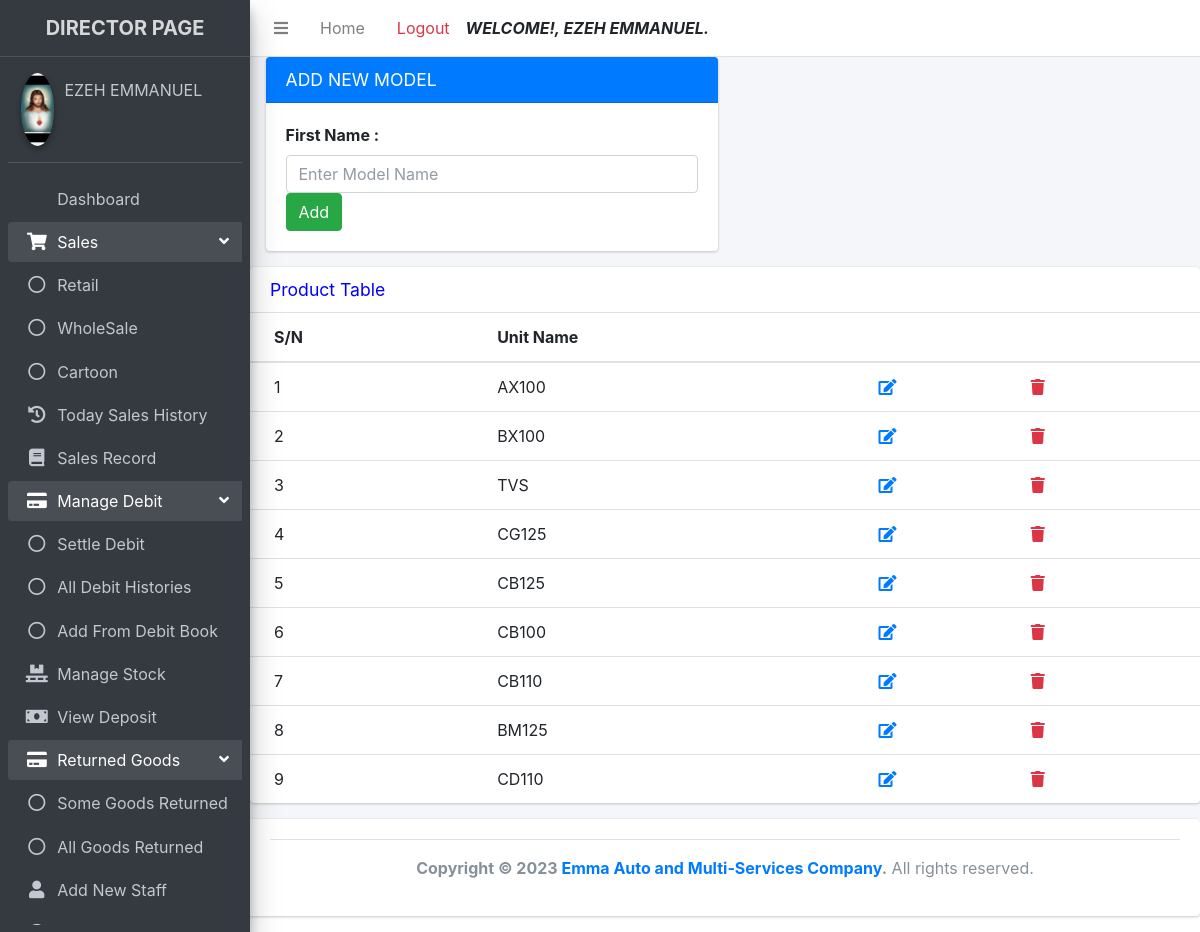
Page /director/add_new_unit.php (signed in) on the committed database.
### tables this page shows
CREATE TABLE `registered` (
  `id` int(11) NOT NULL AUTO_INCREMENT,
  `firstname` varchar(255) NOT NULL,
  `lastname` varchar(255) NOT NULL,
  `username` varchar(255) NOT NULL,
  `password` varchar(255) NOT NULL,
  `role` varchar(10) NOT NULL,
  `passport` varchar(255) NOT NULL,
  `status` varchar(10) NOT NULL,
  `date_registered` timestamp NOT NULL DEFAULT current_timestamp(),
  PRIMARY KEY (`id`)
);

CREATE TABLE `unit` (
  `id` int(11) NOT NULL AUTO_INCREMENT,
  `unitname` varchar(255) NOT NULL,
  PRIMARY KEY (`id`)
);

### director/add_new_unit.php (the view, shortened to what this page needs)
<?php
include "includes/header.php";
include "includes/navbar.php";
include "includes/sidebar.php";
?>
<section class="content">
  <div class="container-fluid">
    <div class="row">
      <div class="col-md-6">
        <div class="card card-primary">
          <div class="card-header">
            <h3 class="card-title text-white">ADD NEW MODEL</h3>
          </div>
          <form action="add_new_unit.php" method="post" class="form-horizontal">
            <div class="card-body">
                    <div class="control-group">
                      <label class="control-label">First Name :</label>
                      <div class="controls">
                        <input type="text" class="form-control" name="unitname" placeholder="Enter Model Name" Required />
                      </div>
                    </div>
                    <div class="form-actions">
                      <input type="submit" name="add" class="btn btn-success" value="Add">
                    </div>
                  </form>
</div>
    </div>
</section>
<div class="row">
  <div class="col-12">
    <div class="card">
      <div class="card-header">
        <h3 class="card-title">Product Table</h3>
      </div>
      <div class="card-body table-responsive p-0">
        <table class="table table-hover text-nowrap">
              <thead>
                <tr>
                  <th>S/N</th>
                  <th>Unit Name</th>
                  <th></th>
                  <th></th>
                </tr>
              </thead>
              <tbody>
                <?php
                $id = 1;
                $user = new Model();
                  $select = $user->showUnit();
                 while ($row = mysqli_fetch_array($select)){?>
                 <tr>
                  <td><?php echo $id++ ?></td>
                  <td><?php echo $row['unitname'] ?></td>
                  <td><a href="edit_unit.php?id=<?php echo $row['id'] ?>"><i class="fa fa-edit"></i></a></td>
                  <td><a href="add_new_unit.php?id=<?php echo $row['id'] ?>"><i class="fa fa-trash text-danger"></i></a></td>
                  </tr>
              <?php }
                ?>
              </tbody>
            </table>
            </div>
        </div>
            </div>
          </div>
    </div>
</div>
<?php
include "includes/footer.php";
?>

### director/includes/sidebar.php (shortened to what this page needs)
<aside class="main-sidebar sidebar-dark-primary elevation-4">
  <a href="#" class="brand-link text-center">
    <span class="brand-text font-weight-bold">DIRECTOR PAGE</span>
  </a>
  <div class="sidebar">
    <div class="user-panel mt-3 pb-3 mb-3 d-flex">
      <div class="image">
        <img src="<?php $mod = new Model; $mod->displayPassport();?>" class="img-circle elevation-2">
      </div>
      <div class="info">
        <a href="#" class="d-block"><?php echo $_SESSION["directorfullname"]?></a>
      </div>
    </div>
    <nav class="mt-2">
      <ul class="nav nav-pills nav-sidebar flex-column" data-widget="treeview" role="menu" data-accordion="false">
        <li class="nav-item">
          <a href="dashboard.php" class="nav-link <?php if ($_SERVER['PHP_SELF'] == '/emma_auto_investment/director/dashboard.php'){ echo "active"; } ?> ">
             <p>
                Dashboard
            </p>
         </a>
       </li>
       <li class="nav-item has-treeview menu-open">
          <a href="#" class="nav-link <?php if (($_SERVER['PHP_SELF'] == '/emma_auto_investment/director/retail.php') OR ($_SERVER['PHP_SELF'] == '/emma_auto_investment/director/wholesale.php') OR ($_SERVER['PHP_SELF'] == '/emma_auto_investment/director/carton.php')){ echo "active"; } ?>">
            <i class="nav-icon fas fa-shopping-cart"></i>
            <p>
              Sales
              <i class="right fas fa-angle-left"></i>
            </p>
          </a>
          <ul class="nav nav-treeview">
            <li class="nav-item">
              <a href="retail.php" class="nav-link  <?php if ($_SERVER['PHP_SELF'] == '/emma_auto_investment/director/retail.php'){ echo "active"; } ?>">
                <i class="far fa-circle nav-icon"></i>
                <p>Retail</p>
              </a>
            </li>
            <li class="nav-item">
              <a href="wholesales.php" class="nav-link  <?php if ($_SERVER['PHP_SELF'] == '/emma_auto_investment/director/wholesales.php'){ echo "active"; } ?>">
                <i class="far fa-circle nav-icon"></i>
                <p>WholeSale</p>
              </a>
            </li>
            <li class="nav-item">
              <a href="cartoon.php" class="nav-link  <?php if ($_SERVER['PHP_SELF'] == '/emma_auto_investment/director/cartoon.php'){ echo "active"; } ?>">
                <i class="far fa-circle nav-icon"></i>
                <p>Cartoon</p>
              </a>
            </li>
          </ul>
        </li>
       <li class="nav-item">
          <a href="sales_history.php" class="nav-link <?php if ($_SERVER['PHP_SELF'] == '/emma_auto_investment/director/sales_history.php'){ echo "active"; } ?>">
            <i class="nav-icon fa fa-history"></i>
             <p>
               Today Sales History
            </p>
         </a>
     </li>
     <li class="nav-item">
          <a href="search_record.php" class="nav-link <?php if ($_SERVER['PHP_SELF'] == '/emma_auto_investment/director/search_record.php'){ echo "active"; } ?>">
            <i class="nav-icon fa fa-book"></i>
             <p>
                Sales Record
            </p>
         </a>
     </li>
     <li class="nav-item has-treeview menu-open">
          <a href="#" class="nav-link <?php if (($_SERVER['PHP_SELF'] == '/emma_auto_investment/director/settle_debit.php') OR ($_SERVER['PHP_SELF'] == '/emma_auto_investment/director/debit_history.php') OR ($_SERVER['PHP_SELF'] == '/emma_auto_investment/director/debit_book.php')){ echo "active"; } ?>">
            <i class="nav-icon fa fa-credit-card"></i>
            <p>
              Manage Debit
              <i class="right fas fa-angle-left"></i>
            </p>
          </a>
          <ul class="nav nav-treeview">
            <li class="nav-item">
              <a href="settle_debit.php" class="nav-link  <?php if ($_SERVER['PHP_SELF'] == '/emma_auto_investment/director/settle_debit.php'){ echo "active"; } ?>">
                <i class="far fa-circle nav-icon"></i>
                <p>Settle Debit</p>
              </a>
            </li>
            <li class="nav-item">
              <a href="debit_history.php" class="nav-link  <?php if ($_SERVER['PHP_SELF'] == '/emma_auto_investment/director/debit_history.php'){ echo "active"; } ?>">
                <i class="far fa-circle nav-icon"></i>
                <p>All Debit Histories</p>
              </a>
            </li>
            <li class="nav-item">
              <a href="debit_book.php" class="nav-link  <?php if ($_SERVER['PHP_SELF'] == '/emma_auto_investment/director/debit_book.php'){ echo "active"; } ?>">
                <i class="far fa-circle nav-icon"></i>
                <p>Add From Debit Book</p>
              </a>
            </li>
          </ul>
        </li>
       <li class="nav-item">
          <a href="stock.php" class="nav-link <?php if ($_SERVER['PHP_SELF'] == '/emma_auto_investment/director/stock.php'){ echo "active"; } ?>">
            <i class="nav-icon fa fa-pallet"></i>
             <p>
                Manage Stock
            </p>
         </a>
       </li>
       <li class="nav-item">
          <a href="show_deposit.php" class="nav-link <?php if ($_SERVER['PHP_SELF'] == '/emma_auto_investment/director/show_deposit.php'){ echo "active"; } ?>">
            <i class="nav-icon fa fa-money-bill"></i>
             <p>
                View Deposit
            </p>
         </a>
       </li>
       <li class="nav-item has-treeview menu-open">
          <a href="#" class="nav-link <?php if (($_SERVER['PHP_SELF'] == '/emma_auto_investment/director/return_goods.php') OR ($_SERVER['PHP_SELF'] == '/emma_auto_investment/director/return_each_goods.php')){ echo "active"; } ?>">
            <i class="nav-icon fa fa-credit-card"></i>
            <p>
            Returned Goods
              <i class="right fas fa-angle-left"></i>
            </p>
          </a>
          <ul class="nav nav-treeview">
          <li class="nav-item">
              <a href="return_each_goods.php" class="nav-link  <?php if ($_SERVER['PHP_SELF'] == '/emma_auto_investment/director/return_each_goods.php'){ echo "active"; } ?>">
                <i class="far fa-circle nav-icon"></i>
                <p>Some Goods Returned</p>
              </a>
            </li>
            <li class="nav-item">
              <a href="return_goods.php" class="nav-link  <?php if ($_SERVER['PHP_SELF'] == '/emma_auto_investment/director/return_goods.php'){ echo "active"; } ?>">
                <i class="far fa-circle nav-icon"></i>
                <p>All Goods Returned</p>
              </a>
            </li>
          </ul>
        </li>
        <li class="nav-item">
          <a href="add_new_user.php" class="nav-link <?php if ($_SERVER['PHP_SELF'] == '/emma_auto_investment/director/add_new_user.php'){ echo "active"; } ?>">
            <i class="nav-icon fas fa-user"></i>
             <p>
             Add New Staff
            </p>
         </a>
       </li>
       <li class="nav-item">
          <a href="add_new_product.php" class="nav-link  <?php if ($_SERVER['PHP_SELF'] == '/emma_auto_investment/director/add_new_product.php'){ echo "active"; } ?>">
            <i class="nav-icon fab fa-product-hunt"></i>
             <p>
            </p>
         </a>
       </li>
      </ul>
    </nav>
  </div>
</aside>
<div class="content-wrapper">

### director/includes/header.php (style rules this page uses)
h3 { color:blue; font-weight:bolder; }

### rows in the picture
registered: passport (picture)
unit: unitname "AX100"
unit: unitname "BX100"
unit: unitname "TVS"
unit: unitname "CG125"
unit: unitname "CB125"
unit: unitname "CB100"
unit: unitname "CB110"
unit: unitname "BM125"
unit: unitname "CD110"

### other values in the picture
$_SESSION["directorfullname"] "EZEH EMMANUEL"
